Frame 1 (no input): blank canvas, image omitted
Frame 60 (no input): blank canvas, image omitted
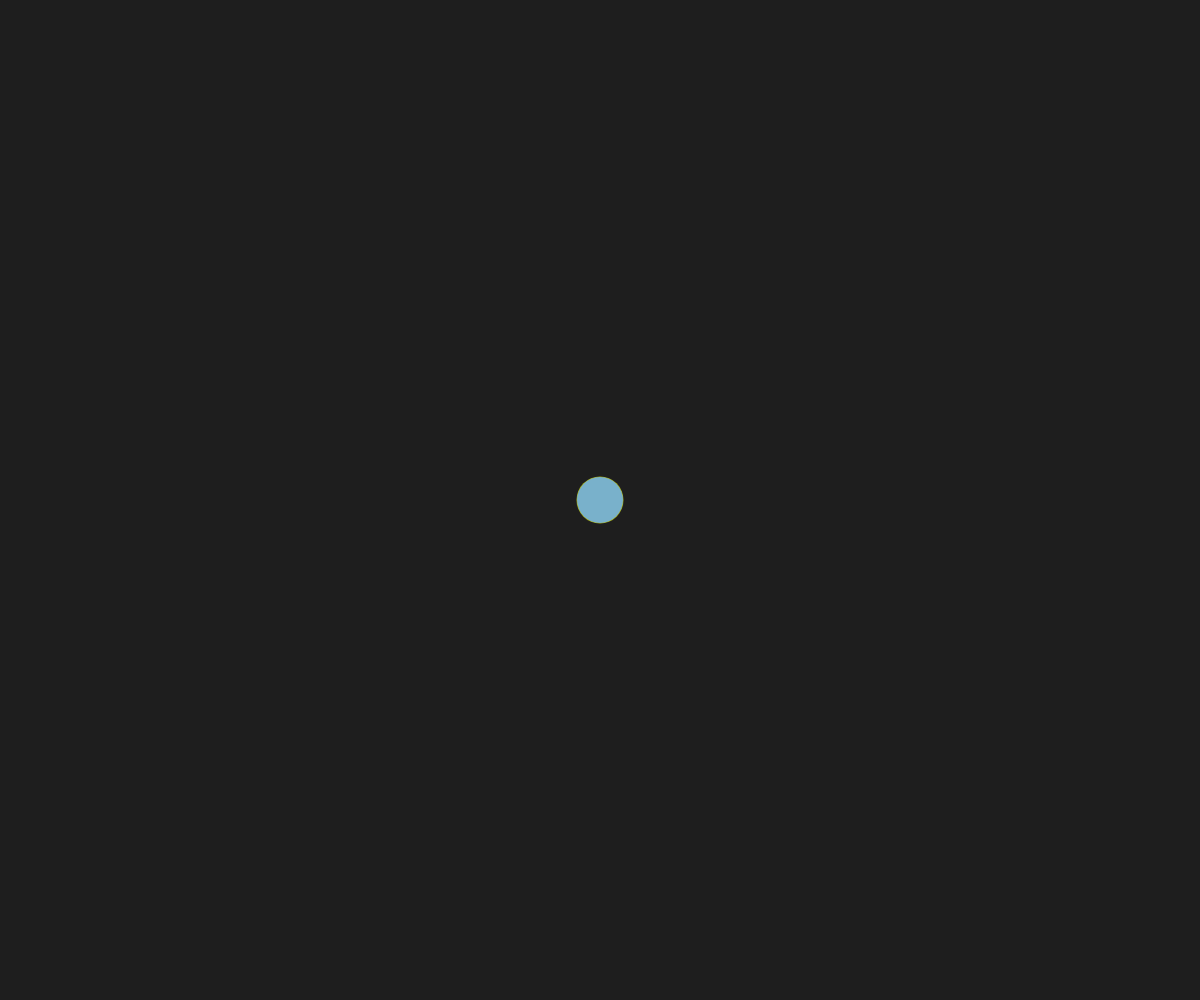
Frame 120 (the mouse pressed at the canvas centre since frame 60)

The p5.js sketch whose frames 1 and 60 were blank and that drew this single picture after the mouse press (run headless with seeded random() and noise() and a simulated clock; from frame 60 on, the mouse is pressed at the canvas centre):

// p5.js sketch
// ── sketch.js
let circles = [];
let colors = ['#f94144', '#f3722c', '#f8961e', '#f9844a', '#f9c74f', '#90be6d', '#43aa8b', '#577590'];

function setup() {
  createCanvas(windowWidth, windowHeight);
  noStroke();
}

function draw() {
  background(30);

  // Create a new circle at the mouse position
  if (mouseIsPressed) {
    let c = {
      x: mouseX,
      y: mouseY,
      size: random(10, 50),
      color: random(colors),
      lifespan: 255 // Initial lifespan for fading
    };
    circles.push(c);
  }

  // Draw all circles
  for (let i = 0; i < circles.length; i++) {
    let c = circles[i];
    fill(c.color + hex(c.lifespan, 2));
    ellipse(c.x, c.y, c.size);

    // Reduce size and lifespan
    c.size *= 0.98;
    c.lifespan -= 2;

    // Remove circles that are too small or fully transparent
    if (c.size < 1 || c.lifespan < 0) {
      circles.splice(i, 1);
      i--;
    }
  }
}

function mousePressed() {
  // Change color palette on mouse press
  colors = colors.map(c => color(random(255), random(255), random(255)).toString('#rrggbb'));
}
